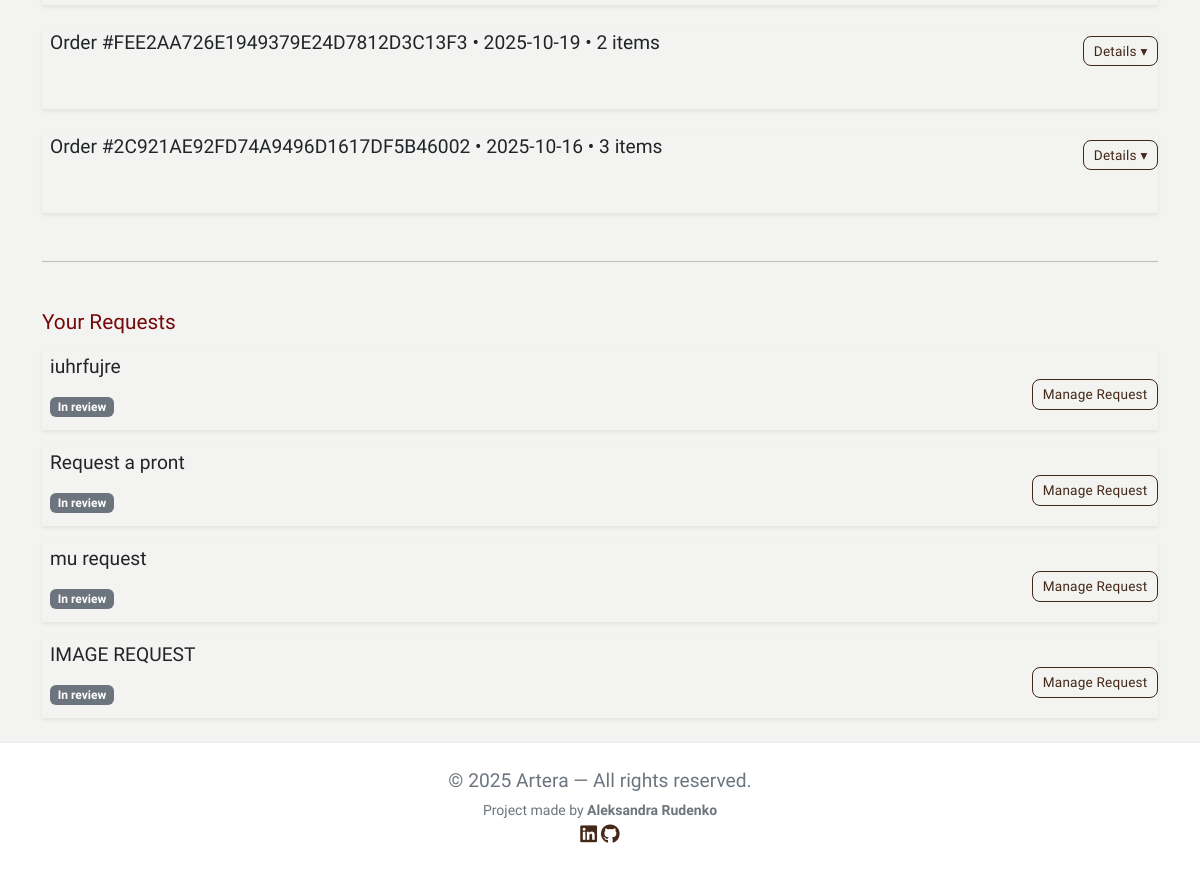
Page /profiles/library/ (signed in, lower part) on the earlier database version.
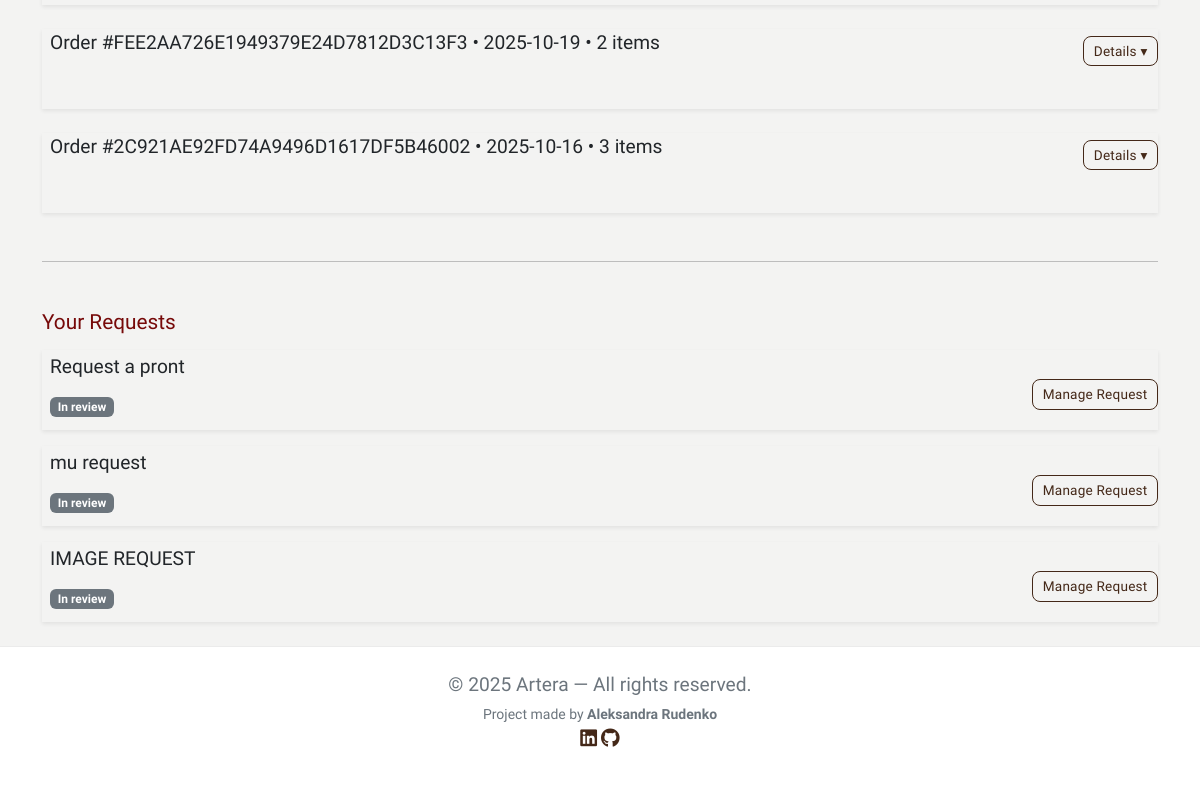
Same page on the later database version.
### checkout/models.py (models this page shows, shortened)
class Order(models.Model):
    user = models.ForeignKey(settings.AUTH_USER_MODEL, null=True, blank=True, on_delete=models.SET_NULL, related_name='orders')
    order_number = models.CharField(max_length=32, null=False, editable=False)
    full_name = models.CharField(max_length=50,  null=False, blank=False)
    email = models.EmailField(max_length=254, null=False, blank=False)
    phone_number = models.CharField(max_length=20,  null=False, blank=False)
    country = CountryField(blank_label='Select country')
    postcode = models.CharField(max_length=20,  null=True,  blank=True)
    town_or_city = models.CharField(max_length=40,  null=False, blank=False)
    street_address1 = models.CharField(max_length=80, null=False, blank=False)
    street_address2 = models.CharField(max_length=80, null=True,  blank=True)
    county = models.CharField(max_length=80,  null=True,  blank=True)
    date = models.DateTimeField(auto_now_add=True)
    delivery_cost = models.DecimalField(max_digits=6,  decimal_places=2, null=False, default=0)
    order_total = models.DecimalField(max_digits=10, decimal_places=2, null=False, default=0)
    grand_total = models.DecimalField(max_digits=10, decimal_places=2, null=False, default=0)

### services/models.py (models this page shows)
class ArtworkRequest(models.Model):
    STATUS = [
        ("in_review","In review"),
        ("accepted","Accepted"),
        ("rejected","Rejected"),
    ]
    user = models.ForeignKey(settings.AUTH_USER_MODEL, on_delete=models.CASCADE, related_name="service_requests")
    title = models.CharField(max_length=120, blank=False)
    description = models.TextField(blank=False, max_length=1000)
    ref_image = CloudinaryField('image', folder='requests', blank=True)
    budget_cents = models.DecimalField(max_digits=10, decimal_places=2, null=True, blank=True)
    status = models.CharField(max_length=20, choices=STATUS, default="in_review")
    created_at = models.DateTimeField(auto_now_add=True)

### profiles/views.py (the view)
# urls.py: path('library/', views.library, name='library'),
@login_required
def library(request):
    email = (request.user.email or '').strip()
    if not email:
        return render(request, 'profiles/library.html', {'orders': []})
    orders = (
        Order.objects
        .filter(user=request.user)
        .order_by('-date', '-id')
        .annotate(item_count=Count('lineitems'))
        .prefetch_related(
            Prefetch(
                'lineitems',
                queryset=OrderItem.objects.select_related('artwork').order_by('id')
            )
        )
    )
    requests_qs = (
        ArtworkRequest.objects
        .filter(user=request.user)
        .order_by('-created_at')
    )
    return render(request, 'profiles/library.html', {
        'orders': orders,
        'requests': requests_qs,
    })

### bag/contexts.py (called while the page is built, shortened)
def bag_contents(request):
    bag_items = []
    total = Decimal("0")
    product_count = 0
    bag = request.session.get('bag', {})
    if total < getattr(settings, 'FREE_DELIVERY_THRESHOLD', 0):
        delivery = total * Decimal(getattr(settings, 'STANDARD_DELIVERY_PERCENTAGE', 0) / 100)
        free_delivery_delta = getattr(settings, 'FREE_DELIVERY_THRESHOLD', 0) - total
    else:
        delivery = 0
        free_delivery_delta = 0
    grand_total = delivery + total
    context = {
        'bag_items': bag_items,
        'total': total,
        'product_count': product_count,
        'delivery': delivery,
        'free_delivery_delta': free_delivery_delta,
        'free_delivery_threshold': getattr(settings, 'FREE_DELIVERY_THRESHOLD', 0),
        'grand_total': grand_total,
    }
    return context

### shop/models.py (called while the page is built)
    def get_download_url(self):
        if self.digital_file_url:
            return self.digital_file_url
        if self.image_url:
            return self.image_url
        if self.image and getattr(self.image, "url", None):
            return self.image.url
        return None

### profiles/templates/profiles/library.html (shortened to what this page needs)
{% extends "base.html" %}
{% load static %}
{% block content %}
<div class="container mb-4 mt-4 library">
    {% if orders %}
    {% for order in orders %}
    <div class="order-card shadow-sm h-100 mb-4 ps-2 pb-2">
        <div class="d-flex align-items-center justify-content-center gap-4">
            <p class="text-dark">
                Order #{{ order.order_number }}
                <span>• {{ order.date|date:"Y-m-d" }}</span>
                <span>• {{ order.item_count }} item{{ order.item_count|pluralize }}</span>
            </p>
            <button class="btn btn-outline-dark btn-sm ms-auto" type="button" data-bs-toggle="collapse"
                data-bs-target="#o{{ order.id }}" aria-expanded="{% if forloop.first %}true{% else %}false{% endif %}">
                Details ▾
            </button>
        </div>
    </div>
    {% endfor %}
    {% else %}
    <div class="text-center py-5">
        <p class="mb-3">Your library is empty.</p>
        <a href="{% url 'all_artworks' %}" class="btn btn-dark">Browse artworks</a>
    </div>
    {% endif %}
    <hr class="my-5">
    <h3 class="mb-3">Your Requests</h3>
    {% if requests %}
    <div class="row g-3">
        {% for r in requests %}
        <div class="col-12">
            <div class="request-card shadow-sm h-100 d-flex justify-content-center align-items-center ps-2 pb-2">
                <div class="card-body">
                    <h5 class="mb-1">
                        <p class="text-dark"> {{ r.title }}</p>
                    </h5>
                    {% if r.status == 'accepted' %}
                    <span class="badge bg-success">Accepted</span>
                    {% elif r.status == 'rejected' %}
                    <span class="badge bg-danger">Rejected</span>
                    {% else %}
                    <span class="badge bg-secondary">In review</span>
                    {% endif %}
                </div>
                <div class="mt-3">
                    <a href="{% url 'request_detail' r.id %}" class="btn btn-outline-dark btn-sm">Manage Request</a>
                </div>
            </div>
        </div>
        {% endfor %}
    </div>
    {% else %}
    <p class="text-muted">You haven’t submitted any requests yet.</p>
    <a href="{% url 'request' %}" class="btn btn-dark btn-sm mt-2">Make a Request</a>
    {% endif %}
</div>
{% endblock %}

### templates/base.html (shortened to what this page needs)
{% load static %}
<!DOCTYPE html>
<html lang="en">
<head>
    {% block links %}
    <link href="https://cdn.jsdelivr.net/npm/bootstrap@5.3.3/dist/css/bootstrap.min.css" rel="stylesheet">
    <link href="https://cdnjs.cloudflare.com/ajax/libs/font-awesome/6.4.0/css/all.min.css" rel="stylesheet">
    <link rel="stylesheet" href="{% static 'css/base.css' %}">
    {% endblock %}
</head>
<body>
    <main>
        {% block content %}
        {% endblock %}
    </main>
    <footer class="footer py-4">
        <p class="mb-1">
            © {% now "Y" %} Artera — All rights reserved.
        </p>
        <p class="small mb-0">
            Project made by <strong>Aleksandra Rudenko</strong>
            <div class="footer-icons">
                <a href="https://www.linkedin.com/in/aleksandra-rudenko/" target="_blank"
                    title="Check my profile on LinkedIn" aria-label="Link to my LinkedIn profile"><i
                        class="fa-brands fa-linkedin"></i></a>
                <a href="https://github.com/alexdotrud" target="_blank" title="Check my profile on Github"
                    aria-label="Link to my GitHub profile"><i class="fa-brands fa-github"></i></a>
            </div>
        </p>
    </footer>
</body>
</html>

### static/css/base.css (style rules this page uses)
:root { --primary-font: "Cardo", serif; --primary-color: #442818; --secondary-color: #760909; --accent-1: #C2D2C2; --accent-1-dark: #2D4739; --bg-color: #F3F3F2; --surface: #FFFFFF; --ink: #1f1f1f; --muted: #6c757d; --border: rgba(0, 0, 0, .08); --shadow-sm: 0 6px 18px rgba(0, 0, 0, .08); --shadow-md: 0 10px 24px rgba(0, 0, 0, .1); --radius: 12px; }
body { font-family: var(--primary-font); background: var(--bg-color); color: var(--ink); display: flex; flex-direction: column; min-height: 100vh; }
main { margin-top: 64px; flex: 1; }
h3 { font-family: var(--primary-font); color: var(--secondary-color); font-size: 1.3rem; }
.request-card, .order-card { box-shadow: var(--shadow); overflow: hidden; background: transparent; min-height: 80px; }
.footer { background: var(--surface); border-top: 1px solid var(--border); color: var(--surface); text-align: center; padding: 1rem 0; }
.footer p, .footer a { color: var(--muted); }
.btn-outline-dark { color: var(--primary-color); border-color: var(--primary-color); border-radius: 8px; letter-spacing: 0.2px; }
i { color: var(--primary-color); font-size: 1.2rem; transition: color 0.2s ease, transform 0.2s ease; vertical-align: middle; }

Differences in the rows shown:
removed ArtworkRequest: title "iuhrfujre", status "In review"
